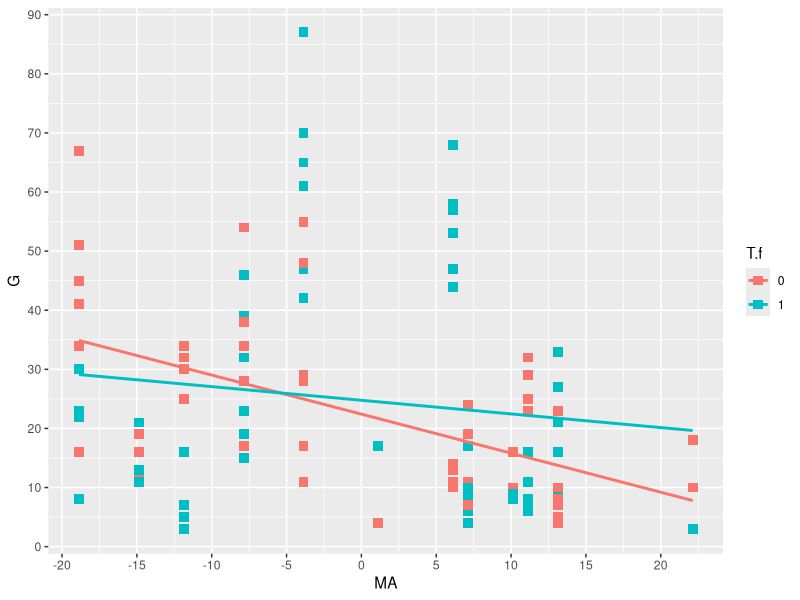
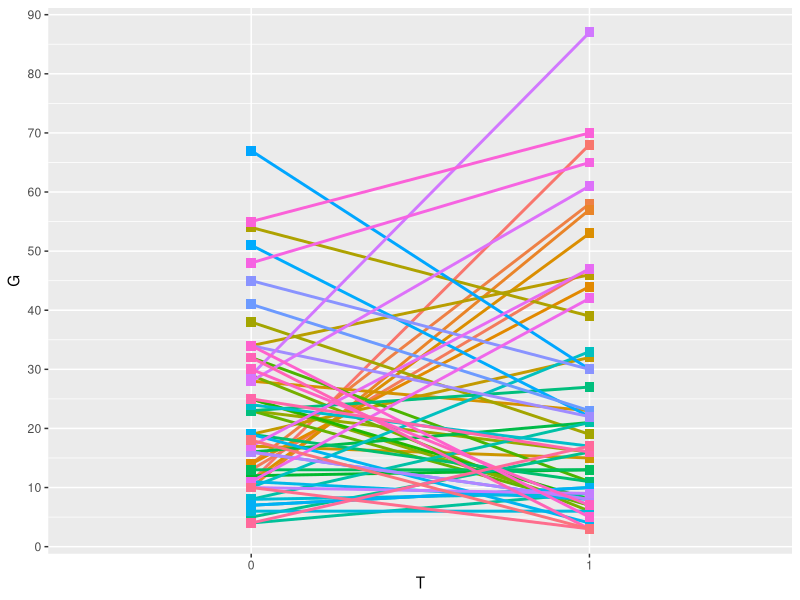

Recreate these plots in R, in order.
### Add packages we use in Assignment 3

library("plyr")
library("tidyverse")
library("nlme")
library("multcomp")
library("lmerTest")
library("foreign")


###########################################################################################################################################################

#### 1. Graphical Analysis

## Import the Veneer data into R.

Veneer <- read.csv(file = 'Veneer.csv')
View(Veneer)

## Factor the variables Tooth and T.

Veneer <- mutate(Veneer, Tooth.f = factor(Tooth), T.f = factor(T))
View(Veneer)

## Figure 1: Plot of the values of G as a function of MA grouped by T.

ggplot(data = Veneer, aes(x = MA, y = G)) +
  geom_point(aes(MA, G, colour = T.f), size = 3, shape = 15) +
  geom_smooth(aes(MA, G, colour = T.f), method = lm, se = FALSE) +
  scale_x_continuous(breaks=seq(-25, 25, 5)) +
  scale_y_continuous(breaks=seq(0, 90, 10)) +
  labs(x = "MA", y = "G")

## Figure 2: Plot of the values of G as a function of T for each Tooth.

ggplot(data = Veneer, aes(x = T, y = G)) +
  geom_line(aes(T, G, colour = Tooth.f), size = 1) +
  geom_point(aes(T, G, colour = Tooth.f), size = 3, shape = 15) +
  scale_x_discrete(limits = c(0, 1)) +
  scale_y_continuous(breaks=seq(0, 90, 10)) +
  labs(x = "T", y = "G") +
  theme(legend.position="none")

######################################################################################################################################################

#### 3. Variance-covariance estimates of the final linear mixed model

Model1 <- lme(G ~ MA + MBG + MC + T + MA:T + MBG:T + MC:T, random = ~ T | Tooth.f, method = "REML", data = Veneer)

## R matrix

R_hat <- getVarCov(Model1, type = "conditional")[[1]]
round(R_hat, 2)

## Var(Y)

Var_Y <- getVarCov(Model1, type = "marginal")[[1]]
round(Var_Y, 2)


######################################################################################################################################################

#### 4. Predicted values and residuals of the final linear mixed model

## Table 1: The estimates of the fixed effects in model 1.

Table_1 <- summary(Model1)$tTable
round(Table_1, 2)

## Table 2: The random effect predictions in model 1.

Table_2 <- ranef(Model1)[1:10,]
round(Table_2, 2)
